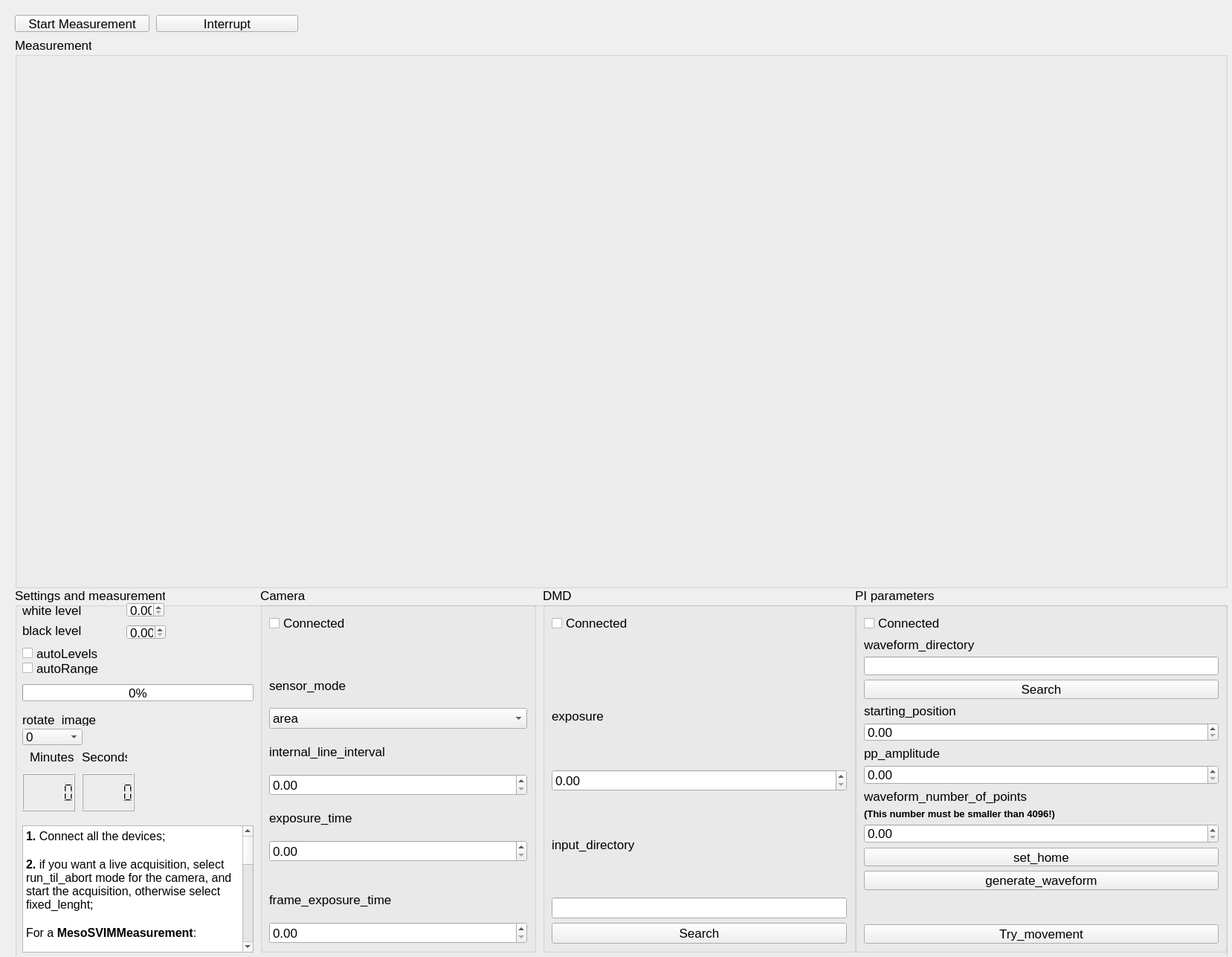
<?xml version="1.0" encoding="UTF-8"?>
<ui version="4.0">
 <class>Form</class>
 <widget class="QWidget" name="Form">
  <property name="geometry">
   <rect>
    <x>0</x>
    <y>0</y>
    <width>1657</width>
    <height>1287</height>
   </rect>
  </property>
  <property name="font">
   <font>
    <pointsize>13</pointsize>
   </font>
  </property>
  <property name="windowTitle">
   <string>Form</string>
  </property>
  <widget class="QGroupBox" name="plot_groupBox">
   <property name="geometry">
    <rect>
     <x>20</x>
     <y>50</y>
     <width>1631</width>
     <height>741</height>
    </rect>
   </property>
   <property name="maximumSize">
    <size>
     <width>4777215</width>
     <height>4777215</height>
    </size>
   </property>
   <property name="font">
    <font>
     <pointsize>13</pointsize>
    </font>
   </property>
   <property name="title">
    <string>Measurement</string>
   </property>
   <layout class="QHBoxLayout" name="horizontalLayout"/>
  </widget>
  <widget class="QGroupBox" name="Live_groupBox">
   <property name="geometry">
    <rect>
     <x>20</x>
     <y>790</y>
     <width>1631</width>
     <height>501</height>
    </rect>
   </property>
   <property name="font">
    <font>
     <pointsize>13</pointsize>
    </font>
   </property>
   <property name="title">
    <string>Settings and measurement</string>
   </property>
   <widget class="QLabel" name="label_min">
    <property name="geometry">
     <rect>
      <x>10</x>
      <y>23</y>
      <width>111</width>
      <height>16</height>
     </rect>
    </property>
    <property name="font">
     <font>
      <pointsize>13</pointsize>
     </font>
    </property>
    <property name="text">
     <string>white level</string>
    </property>
   </widget>
   <widget class="QLabel" name="label_max">
    <property name="geometry">
     <rect>
      <x>10</x>
      <y>50</y>
      <width>141</width>
      <height>16</height>
     </rect>
    </property>
    <property name="font">
     <font>
      <pointsize>13</pointsize>
     </font>
    </property>
    <property name="text">
     <string>black level</string>
    </property>
   </widget>
   <widget class="QDoubleSpinBox" name="min_doubleSpinBox">
    <property name="geometry">
     <rect>
      <x>150</x>
      <y>50</y>
      <width>53</width>
      <height>20</height>
     </rect>
    </property>
    <property name="font">
     <font>
      <pointsize>13</pointsize>
     </font>
    </property>
   </widget>
   <widget class="QCheckBox" name="autoLevels_checkBox">
    <property name="geometry">
     <rect>
      <x>10</x>
      <y>80</y>
      <width>111</width>
      <height>17</height>
     </rect>
    </property>
    <property name="font">
     <font>
      <pointsize>13</pointsize>
     </font>
    </property>
    <property name="text">
     <string>autoLevels</string>
    </property>
   </widget>
   <widget class="QCheckBox" name="autoRange_checkBox">
    <property name="geometry">
     <rect>
      <x>10</x>
      <y>100</y>
      <width>121</width>
      <height>17</height>
     </rect>
    </property>
    <property name="font">
     <font>
      <pointsize>13</pointsize>
     </font>
    </property>
    <property name="text">
     <string>autoRange</string>
    </property>
   </widget>
   <widget class="QDoubleSpinBox" name="max_doubleSpinBox">
    <property name="geometry">
     <rect>
      <x>150</x>
      <y>20</y>
      <width>51</width>
      <height>20</height>
     </rect>
    </property>
    <property name="font">
     <font>
      <pointsize>13</pointsize>
     </font>
    </property>
   </widget>
   <widget class="QGroupBox" name="dmd_groupBox">
    <property name="geometry">
     <rect>
      <x>710</x>
      <y>0</y>
      <width>421</width>
      <height>491</height>
     </rect>
    </property>
    <property name="maximumSize">
     <size>
      <width>4777215</width>
      <height>16777215</height>
     </size>
    </property>
    <property name="font">
     <font>
      <pointsize>13</pointsize>
     </font>
    </property>
    <property name="title">
     <string>DMD</string>
    </property>
    <layout class="QGridLayout" name="gridLayout_3">
     <item row="7" column="0">
      <widget class="QLabel" name="label_7">
       <property name="text">
        <string>input_directory</string>
       </property>
      </widget>
     </item>
     <item row="3" column="0">
      <spacer name="horizontalSpacer_2">
       <property name="orientation">
        <enum>Qt::Horizontal</enum>
       </property>
       <property name="sizeHint" stdset="0">
        <size>
         <width>40</width>
         <height>20</height>
        </size>
       </property>
      </spacer>
     </item>
     <item row="8" column="0">
      <widget class="QLineEdit" name="input_directory_lineEdit"/>
     </item>
     <item row="4" column="0">
      <widget class="QLabel" name="label_6">
       <property name="text">
        <string>exposure</string>
       </property>
      </widget>
     </item>
     <item row="9" column="0">
      <widget class="QPushButton" name="search_pushButton">
       <property name="text">
        <string>Search</string>
       </property>
      </widget>
     </item>
     <item row="5" column="0">
      <widget class="QDoubleSpinBox" name="exposure_doubleSpinBox"/>
     </item>
     <item row="0" column="0">
      <widget class="QCheckBox" name="connected_checkBox_2">
       <property name="text">
        <string>Connected</string>
       </property>
      </widget>
     </item>
     <item row="1" column="0">
      <spacer name="horizontalSpacer">
       <property name="orientation">
        <enum>Qt::Horizontal</enum>
       </property>
       <property name="sizeHint" stdset="0">
        <size>
         <width>40</width>
         <height>20</height>
        </size>
       </property>
      </spacer>
     </item>
    </layout>
   </widget>
   <widget class="QGroupBox" name="pattern_groupBox_2">
    <property name="geometry">
     <rect>
      <x>330</x>
      <y>0</y>
      <width>371</width>
      <height>491</height>
     </rect>
    </property>
    <property name="maximumSize">
     <size>
      <width>4777215</width>
      <height>16777215</height>
     </size>
    </property>
    <property name="font">
     <font>
      <pointsize>13</pointsize>
     </font>
    </property>
    <property name="title">
     <string>Camera</string>
    </property>
    <layout class="QGridLayout" name="gridLayout_4">
     <item row="7" column="0">
      <widget class="QLabel" name="label">
       <property name="text">
        <string>exposure_time</string>
       </property>
      </widget>
     </item>
     <item row="16" column="0">
      <widget class="QDoubleSpinBox" name="frame_exposure_time_doubleSpinBox"/>
     </item>
     <item row="5" column="0">
      <widget class="QLabel" name="label_17">
       <property name="text">
        <string>internal_line_interval</string>
       </property>
      </widget>
     </item>
     <item row="9" column="0">
      <spacer name="horizontalSpacer_5">
       <property name="orientation">
        <enum>Qt::Horizontal</enum>
       </property>
       <property name="sizeHint" stdset="0">
        <size>
         <width>40</width>
         <height>20</height>
        </size>
       </property>
      </spacer>
     </item>
     <item row="4" column="0">
      <widget class="QComboBox" name="sensor_mode_comboBox">
       <item>
        <property name="text">
         <string>area</string>
        </property>
       </item>
       <item>
        <property name="text">
         <string>progressive</string>
        </property>
       </item>
      </widget>
     </item>
     <item row="3" column="0">
      <widget class="QLabel" name="label_18">
       <property name="text">
        <string>sensor_mode</string>
       </property>
      </widget>
     </item>
     <item row="2" column="0">
      <spacer name="horizontalSpacer_6">
       <property name="orientation">
        <enum>Qt::Horizontal</enum>
       </property>
       <property name="sizeHint" stdset="0">
        <size>
         <width>40</width>
         <height>20</height>
        </size>
       </property>
      </spacer>
     </item>
     <item row="15" column="0">
      <widget class="QLabel" name="label_20">
       <property name="text">
        <string>frame_exposure_time</string>
       </property>
      </widget>
     </item>
     <item row="0" column="0">
      <widget class="QCheckBox" name="connected_checkBox">
       <property name="text">
        <string>Connected</string>
       </property>
      </widget>
     </item>
     <item row="6" column="0">
      <widget class="QDoubleSpinBox" name="internal_line_interval_doubleSpinBox"/>
     </item>
     <item row="8" column="0">
      <widget class="QDoubleSpinBox" name="exposure_time_doubleSpinBox"/>
     </item>
     <item row="1" column="0">
      <spacer name="horizontalSpacer_7">
       <property name="orientation">
        <enum>Qt::Horizontal</enum>
       </property>
       <property name="sizeHint" stdset="0">
        <size>
         <width>40</width>
         <height>20</height>
        </size>
       </property>
      </spacer>
     </item>
    </layout>
   </widget>
   <widget class="QProgressBar" name="progress_progressBar">
    <property name="geometry">
     <rect>
      <x>10</x>
      <y>130</y>
      <width>311</width>
      <height>23</height>
     </rect>
    </property>
    <property name="font">
     <font>
      <pointsize>13</pointsize>
     </font>
    </property>
    <property name="value">
     <number>0</number>
    </property>
   </widget>
   <widget class="QGroupBox" name="PI_groupBox">
    <property name="geometry">
     <rect>
      <x>1130</x>
      <y>0</y>
      <width>501</width>
      <height>491</height>
     </rect>
    </property>
    <property name="maximumSize">
     <size>
      <width>4777215</width>
      <height>16777215</height>
     </size>
    </property>
    <property name="font">
     <font>
      <pointsize>13</pointsize>
     </font>
    </property>
    <property name="title">
     <string>PI parameters</string>
    </property>
    <layout class="QGridLayout" name="gridLayout_5">
     <item row="4" column="1">
      <widget class="QLabel" name="label_5">
       <property name="font">
        <font>
         <pointsize>13</pointsize>
        </font>
       </property>
       <property name="text">
        <string>starting_position</string>
       </property>
      </widget>
     </item>
     <item row="6" column="1">
      <widget class="QLabel" name="label_8">
       <property name="font">
        <font>
         <pointsize>13</pointsize>
        </font>
       </property>
       <property name="text">
        <string>pp_amplitude</string>
       </property>
      </widget>
     </item>
     <item row="8" column="1">
      <widget class="QLabel" name="label_2">
       <property name="text">
        <string>waveform_number_of_points</string>
       </property>
      </widget>
     </item>
     <item row="0" column="1">
      <widget class="QCheckBox" name="pi_connected_checkBox">
       <property name="font">
        <font>
         <pointsize>13</pointsize>
        </font>
       </property>
       <property name="text">
        <string>Connected</string>
       </property>
      </widget>
     </item>
     <item row="12" column="1">
      <widget class="QPushButton" name="save_txt_waveform_pushButton">
       <property name="font">
        <font>
         <pointsize>13</pointsize>
        </font>
       </property>
       <property name="text">
        <string>generate_waveform</string>
       </property>
      </widget>
     </item>
     <item row="14" column="1">
      <spacer name="horizontalSpacer_8">
       <property name="orientation">
        <enum>Qt::Horizontal</enum>
       </property>
       <property name="sizeHint" stdset="0">
        <size>
         <width>40</width>
         <height>20</height>
        </size>
       </property>
      </spacer>
     </item>
     <item row="19" column="1">
      <widget class="QPushButton" name="try_movement_pushButton">
       <property name="font">
        <font>
         <pointsize>13</pointsize>
        </font>
       </property>
       <property name="text">
        <string>Try_movement</string>
       </property>
      </widget>
     </item>
     <item row="10" column="1">
      <widget class="QDoubleSpinBox" name="waveform_number_of_points_doubleSpinBox"/>
     </item>
     <item row="11" column="1">
      <widget class="QPushButton" name="set_home_pushButton">
       <property name="font">
        <font>
         <pointsize>13</pointsize>
        </font>
       </property>
       <property name="text">
        <string>set_home</string>
       </property>
      </widget>
     </item>
     <item row="13" column="1">
      <spacer name="horizontalSpacer_9">
       <property name="orientation">
        <enum>Qt::Horizontal</enum>
       </property>
       <property name="sizeHint" stdset="0">
        <size>
         <width>40</width>
         <height>20</height>
        </size>
       </property>
      </spacer>
     </item>
     <item row="1" column="1">
      <widget class="QLabel" name="label_10">
       <property name="text">
        <string>waveform_directory</string>
       </property>
      </widget>
     </item>
     <item row="2" column="1">
      <widget class="QLineEdit" name="waveform_directory_lineEdit"/>
     </item>
     <item row="7" column="1">
      <widget class="QDoubleSpinBox" name="pp_amplitude_doubleSpinBox">
       <property name="font">
        <font>
         <pointsize>13</pointsize>
        </font>
       </property>
      </widget>
     </item>
     <item row="5" column="1">
      <widget class="QDoubleSpinBox" name="starting_position_doubleSpinBox">
       <property name="font">
        <font>
         <pointsize>13</pointsize>
        </font>
       </property>
      </widget>
     </item>
     <item row="9" column="1">
      <widget class="QLabel" name="label_3">
       <property name="font">
        <font>
         <pointsize>10</pointsize>
         <weight>75</weight>
         <bold>true</bold>
        </font>
       </property>
       <property name="text">
        <string>(This number must be smaller than 4096!)</string>
       </property>
      </widget>
     </item>
     <item row="3" column="1">
      <widget class="QPushButton" name="waveform_search_pushButton">
       <property name="text">
        <string>Search</string>
       </property>
      </widget>
     </item>
    </layout>
   </widget>
   <widget class="QComboBox" name="rotate_image_comboBox">
    <property name="geometry">
     <rect>
      <x>10</x>
      <y>190</y>
      <width>81</width>
      <height>22</height>
     </rect>
    </property>
    <property name="font">
     <font>
      <pointsize>13</pointsize>
     </font>
    </property>
    <item>
     <property name="text">
      <string>0</string>
     </property>
    </item>
    <item>
     <property name="text">
      <string>90</string>
     </property>
    </item>
    <item>
     <property name="text">
      <string>180</string>
     </property>
    </item>
    <item>
     <property name="text">
      <string>270</string>
     </property>
    </item>
   </widget>
   <widget class="QLabel" name="label_15">
    <property name="geometry">
     <rect>
      <x>10</x>
      <y>170</y>
      <width>141</width>
      <height>16</height>
     </rect>
    </property>
    <property name="font">
     <font>
      <pointsize>13</pointsize>
     </font>
    </property>
    <property name="text">
     <string>rotate_image</string>
    </property>
   </widget>
   <widget class="QTextBrowser" name="textBrowser">
    <property name="geometry">
     <rect>
      <x>10</x>
      <y>320</y>
      <width>311</width>
      <height>171</height>
     </rect>
    </property>
    <property name="font">
     <font>
      <pointsize>13</pointsize>
     </font>
    </property>
    <property name="html">
     <string>&lt;!DOCTYPE HTML PUBLIC &quot;-//W3C//DTD HTML 4.0//EN&quot; &quot;http://www.w3.org/TR/REC-html40/strict.dtd&quot;&gt;
&lt;html&gt;&lt;head&gt;&lt;meta name=&quot;qrichtext&quot; content=&quot;1&quot; /&gt;&lt;style type=&quot;text/css&quot;&gt;
p, li { white-space: pre-wrap; }
&lt;/style&gt;&lt;/head&gt;&lt;body style=&quot; font-family:'MS Shell Dlg 2'; font-size:13pt; font-weight:400; font-style:normal;&quot;&gt;
&lt;p style=&quot; margin-top:0px; margin-bottom:0px; margin-left:0px; margin-right:0px; -qt-block-indent:0; text-indent:0px;&quot;&gt;&lt;span style=&quot; font-size:12pt; font-weight:600;&quot;&gt;1.&lt;/span&gt;&lt;span style=&quot; font-size:12pt;&quot;&gt; Connect all the devices;&lt;/span&gt;&lt;/p&gt;
&lt;p style=&quot;-qt-paragraph-type:empty; margin-top:0px; margin-bottom:0px; margin-left:0px; margin-right:0px; -qt-block-indent:0; text-indent:0px; font-size:12pt;&quot;&gt;&lt;br /&gt;&lt;/p&gt;
&lt;p style=&quot; margin-top:0px; margin-bottom:0px; margin-left:0px; margin-right:0px; -qt-block-indent:0; text-indent:0px;&quot;&gt;&lt;span style=&quot; font-size:12pt; font-weight:600;&quot;&gt;2.&lt;/span&gt;&lt;span style=&quot; font-size:12pt;&quot;&gt; if you want a live acquisition, select run_til_abort mode for the camera, and start the acquisition, otherwise select fixed_lenght;&lt;/span&gt;&lt;/p&gt;
&lt;p style=&quot;-qt-paragraph-type:empty; margin-top:0px; margin-bottom:0px; margin-left:0px; margin-right:0px; -qt-block-indent:0; text-indent:0px; font-size:12pt;&quot;&gt;&lt;br /&gt;&lt;/p&gt;
&lt;p style=&quot; margin-top:0px; margin-bottom:0px; margin-left:0px; margin-right:0px; -qt-block-indent:0; text-indent:0px;&quot;&gt;&lt;span style=&quot; font-size:12pt;&quot;&gt;For a &lt;/span&gt;&lt;span style=&quot; font-size:12pt; font-weight:600;&quot;&gt;MesoSVIMMeasurement&lt;/span&gt;&lt;span style=&quot; font-size:12pt;&quot;&gt;:&lt;/span&gt;&lt;/p&gt;
&lt;p style=&quot;-qt-paragraph-type:empty; margin-top:0px; margin-bottom:0px; margin-left:0px; margin-right:0px; -qt-block-indent:0; text-indent:0px; font-size:12pt;&quot;&gt;&lt;br /&gt;&lt;/p&gt;
&lt;p style=&quot; margin-top:0px; margin-bottom:0px; margin-left:0px; margin-right:0px; -qt-block-indent:0; text-indent:0px;&quot;&gt;&lt;span style=&quot; font-size:12pt; font-weight:600;&quot;&gt;3.&lt;/span&gt;&lt;span style=&quot; font-size:12pt;&quot;&gt; For the camera, select progressive, backward/forward, run_til_abort, external, and proper internal_line_interval and exposure_time.&lt;/span&gt;&lt;/p&gt;
&lt;p style=&quot;-qt-paragraph-type:empty; margin-top:0px; margin-bottom:0px; margin-left:0px; margin-right:0px; -qt-block-indent:0; text-indent:0px; font-size:12pt;&quot;&gt;&lt;br /&gt;&lt;/p&gt;
&lt;p style=&quot; margin-top:0px; margin-bottom:0px; margin-left:0px; margin-right:0px; -qt-block-indent:0; text-indent:0px;&quot;&gt;&lt;span style=&quot; font-size:12pt; font-weight:600;&quot;&gt;4. &lt;/span&gt;&lt;span style=&quot; font-size:12pt;&quot;&gt;For the DMD select a proper exposure, the input directory with the .encd or .png files, and, if the files are in .png, select proper selection parameters.&lt;/span&gt;&lt;/p&gt;
&lt;p style=&quot;-qt-paragraph-type:empty; margin-top:0px; margin-bottom:0px; margin-left:0px; margin-right:0px; -qt-block-indent:0; text-indent:0px; font-size:12pt;&quot;&gt;&lt;br /&gt;&lt;/p&gt;
&lt;p style=&quot; margin-top:0px; margin-bottom:0px; margin-left:0px; margin-right:0px; -qt-block-indent:0; text-indent:0px;&quot;&gt;&lt;span style=&quot; font-size:12pt; font-weight:600;&quot;&gt;5. &lt;/span&gt;&lt;span style=&quot; font-size:12pt;&quot;&gt;For the PI, select starting_position, pp_amplitude, and number_of_points. For the other parameters, click on Calculate. With the new calculated values, the PI could give an error for the movement, you can check this with the Try_movement button. If there is no movement, try to adjust the exposure of the DMD, the internal_line_interval and exposure_time of the camera, and the number_of_points of the PI.&lt;/span&gt;&lt;/p&gt;
&lt;p style=&quot;-qt-paragraph-type:empty; margin-top:0px; margin-bottom:0px; margin-left:0px; margin-right:0px; -qt-block-indent:0; text-indent:0px; font-size:12pt;&quot;&gt;&lt;br /&gt;&lt;/p&gt;
&lt;p style=&quot;-qt-paragraph-type:empty; margin-top:0px; margin-bottom:0px; margin-left:0px; margin-right:0px; -qt-block-indent:0; text-indent:0px; font-size:12pt;&quot;&gt;&lt;br /&gt;&lt;/p&gt;&lt;/body&gt;&lt;/html&gt;</string>
    </property>
   </widget>
   <widget class="QLCDNumber" name="minutes_lcdNumber">
    <property name="geometry">
     <rect>
      <x>10</x>
      <y>250</y>
      <width>71</width>
      <height>51</height>
     </rect>
    </property>
   </widget>
   <widget class="QLCDNumber" name="seconds_lcdNumber">
    <property name="geometry">
     <rect>
      <x>90</x>
      <y>250</y>
      <width>71</width>
      <height>51</height>
     </rect>
    </property>
   </widget>
   <widget class="QLabel" name="label_4">
    <property name="geometry">
     <rect>
      <x>20</x>
      <y>220</y>
      <width>61</width>
      <height>16</height>
     </rect>
    </property>
    <property name="text">
     <string>Minutes</string>
    </property>
   </widget>
   <widget class="QLabel" name="label_9">
    <property name="geometry">
     <rect>
      <x>90</x>
      <y>220</y>
      <width>61</width>
      <height>16</height>
     </rect>
    </property>
    <property name="text">
     <string>Seconds</string>
    </property>
   </widget>
  </widget>
  <widget class="QPushButton" name="start_pushButton">
   <property name="geometry">
    <rect>
     <x>20</x>
     <y>20</y>
     <width>181</width>
     <height>23</height>
    </rect>
   </property>
   <property name="font">
    <font>
     <family>MS Shell Dlg 2</family>
     <pointsize>13</pointsize>
    </font>
   </property>
   <property name="text">
    <string>Start Measurement</string>
   </property>
  </widget>
  <widget class="QPushButton" name="interrupt_pushButton">
   <property name="geometry">
    <rect>
     <x>210</x>
     <y>20</y>
     <width>191</width>
     <height>23</height>
    </rect>
   </property>
   <property name="font">
    <font>
     <pointsize>13</pointsize>
    </font>
   </property>
   <property name="text">
    <string>Interrupt</string>
   </property>
  </widget>
 </widget>
 <resources/>
 <connections/>
</ui>
